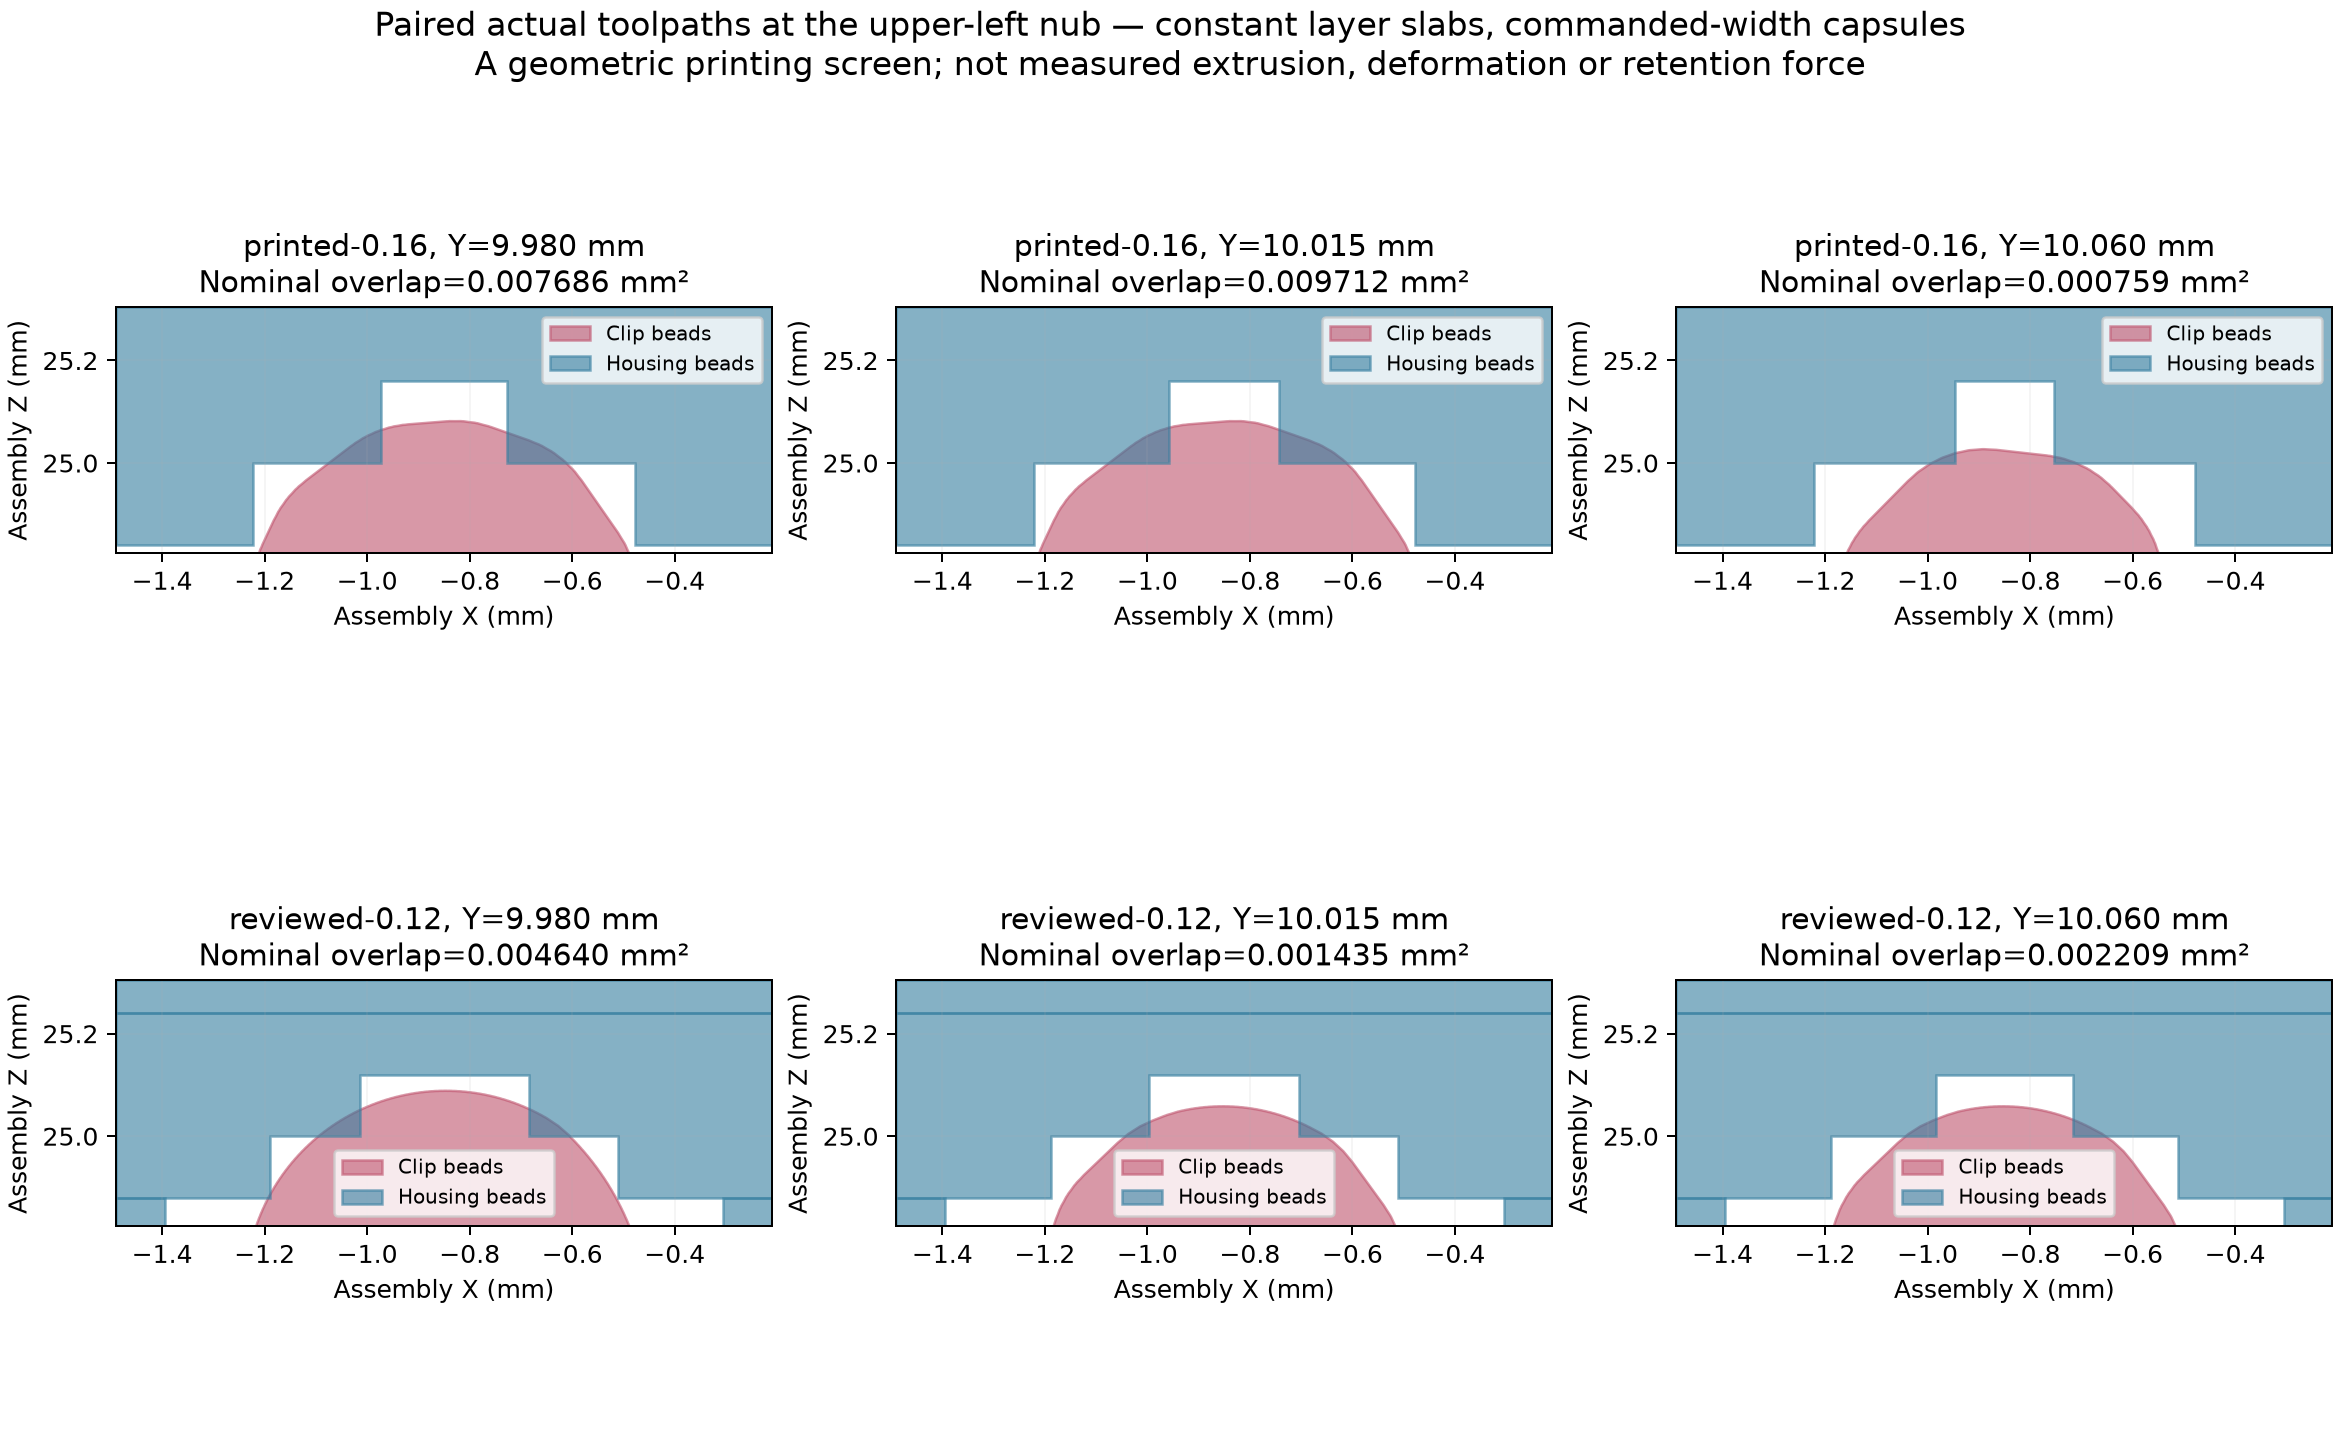

Write Python code to recreate this figure.
from pathlib import Path
import sys,json,math
sys.path.insert(0,'D:/noBS-CAD-Reviews/INJS2065-Technic-Case/slicer-challenge-20261005/python-libs');sys.path.insert(0,'D:/noBS-CAD-Reviews/INJS2065-Technic-Case/loose-fit-20261009/python-libs')
import numpy as np
from shapely.geometry import LineString,box,Point,Polygon
from shapely.ops import unary_union
import matplotlib;matplotlib.use('Agg')
import matplotlib.pyplot as plt
out=Path('D:/noBS-CAD-Reviews/INJS2065-Technic-Case/loose-fit-20261009');results=[];fig,axs=plt.subplots(2,3,figsize=(13,8),dpi=180,layout='constrained')
cx=-.85;cz=24.703961852410437;roi=box(cx-.64,cz+.12,cx+.64,cz+.6)
def segs(p):return zip(p['points'],p['points'][1:])
def clip_section(ps,oid,y):
 selected=[p for p in ps if p['obj']==oid and p['feature'] not in ['Support','Support interface','Brim','Skirt'] and 12-p['z']-1e-6<=y<=12-p['z']+p['height']+1e-6]
 assert selected
 buf=[]
 for p in selected:
  for a,b in segs(p):
   a=(a[0]-143.475,a[1]-36.75);b=(b[0]-143.475,b[1]-36.75)
   if max(a[0],b[0])<cx-1 or min(a[0],b[0])>cx+1 or max(a[1],b[1])<cz-.3 or min(a[1],b[1])>cz+1:continue
   buf.append(LineString([a,b]).buffer(p['width']/2,quad_segs=12))
 return unary_union(buf).intersection(roi)
def housing_section(ps,oid,y):
 selected=[p for p in ps if p['obj']==oid and p['feature'] not in ['Support','Support interface','Brim','Skirt'] and 42-p['z']<=cz+1 and 42-p['z']+p['height']>=cz-.3];polys=[]
 for top in sorted(set(p['z'] for p in selected)):
  layer=[p for p in selected if p['z']==top];buf=[]
  for p in layer:
   for a,b in segs(p):
    a=(a[0]-42,175-a[1]);b=(b[0]-42,175-b[1])
    if max(a[0],b[0])<cx-1 or min(a[0],b[0])>cx+1 or max(a[1],b[1])<y-.3 or min(a[1],b[1])>y+.3:continue
    buf.append(LineString([a,b]).buffer(p['width']/2,quad_segs=12))
  mat=unary_union(buf);cross=mat.intersection(LineString([(cx-1,y),(cx+1,y)]))
  def lines(g):
   if g.geom_type=='LineString':return [g]
   if hasattr(g,'geoms'):return sum([lines(x) for x in g.geoms],[])
   return []
  for l in lines(cross):polys.append(box(l.bounds[0],42-top,l.bounds[2],42-top+layer[0]['height']))
 return unary_union(polys).intersection(roi)
def draw(ax,g,col,label):
 done=False
 for p in ([g] if g.geom_type=='Polygon' else getattr(g,'geoms',[])):
  if p.geom_type!='Polygon':continue
  xx,yy=p.exterior.xy;ax.fill(xx,yy,color=col,alpha=.6,label=label if not done else None);done=True
  for h in p.interiors:xx,yy=h.xy;ax.fill(xx,yy,color='white')
for row,(name,oids) in enumerate([('printed-0.16',(183,161)),('reviewed-0.12',(3,2))]):
 ps=json.loads((out/(name+'-paths.json')).read_text())
 for col,y in enumerate([9.98,10.015,10.06]):
  a=clip_section(ps,oids[0],y);b=housing_section(ps,oids[1],y);over=a.intersection(b);res={'case':name,'Y_mm':y,'minimum_nominal_bead_clearance_mm':a.distance(b),'nominal_overlap_area_mm2':over.area,'clip_area_mm2':a.area,'housing_area_mm2':b.area,'surface_setback_sensitivity':[{ 'setback_per_surface_mm':d,'overlap_area_mm2':a.buffer(-d).intersection(b.buffer(-d)).area,'clearance_mm':a.buffer(-d).distance(b.buffer(-d))} for d in [.01,.02,.03,.04,.05]]};results.append(res)
  ax=axs[row,col];draw(ax,a,'#bf536d','Clip beads');draw(ax,b,'#347d9f','Housing beads');ax.set(xlim=(cx-.64,cx+.64),ylim=(cz+.12,cz+.60),aspect='equal',xlabel='Assembly X (mm)',ylabel='Assembly Z (mm)',title=f'{name}, Y={y:.3f} mm\nNominal overlap={over.area:.6f} mm²');ax.grid(alpha=.12);ax.legend(fontsize=8)
fig.suptitle('Paired actual toolpaths at the upper-left nub — constant layer slabs, commanded-width capsules\nA geometric printing screen; not measured extrusion, deformation or retention force',fontsize=13);fig.savefig(out/'paired-toolpaths.png');(out/'paired-toolpaths.json').write_text(json.dumps({'method':'Nominal commanded-width capsules, constant layer slabs; local upper-left nub ROI. No physical extrusion/deformation/contact solve.','results':results},indent=2));print(json.dumps(results,indent=2))
